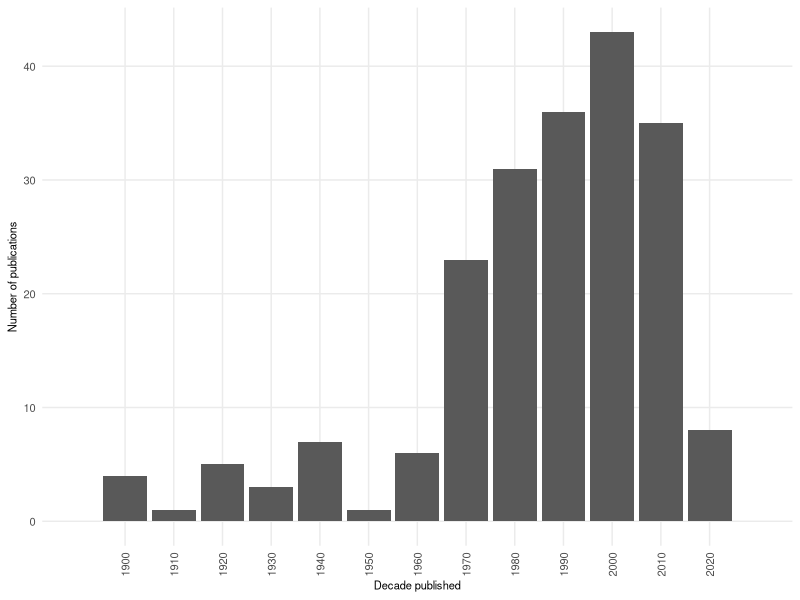
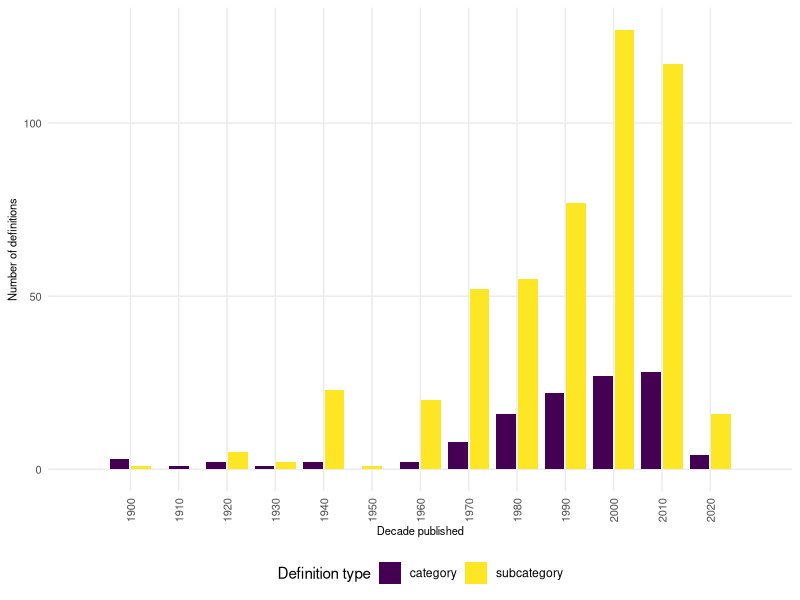
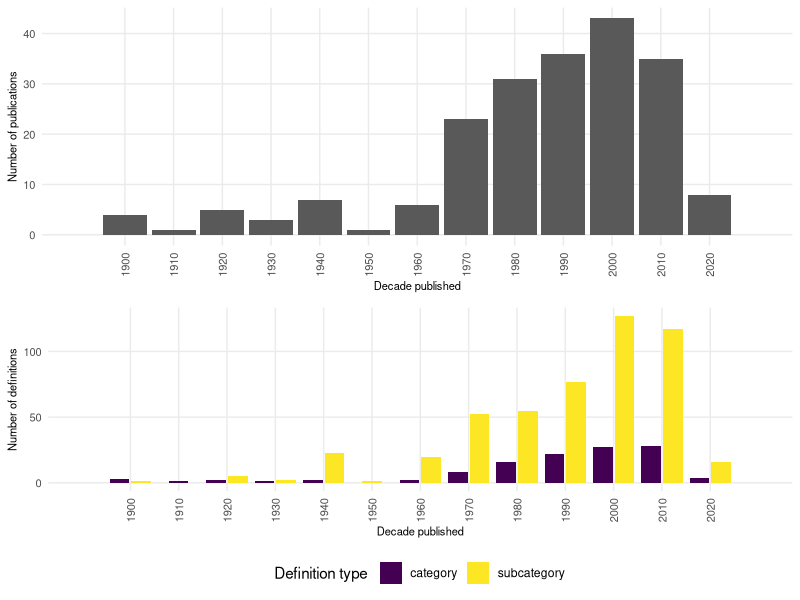

These figures' R source, in order: (Note: this script raises an error after producing the figures.)
# ARTICLE TITLE:  Core concept: defining cores in the archaeology of Indigenous Australia

# AUTHOR: Simon Wyatt-Spratt

# JOURNAL: Lithic Technology

# SCRIPT AUTHOR: Simon Wyatt-Spratt

# SCRIPT CONTACT: simon.wyatt-spratt@sydney.edu.au

# LAST EDITED: 16/01/2024

# ABSTRACT
# One of the biggest impediments to the analysis of cores in the archaeology of Indigenous
# Australia is the slippery use of terminology. This impairs comparative analyses and 
# limits our ability to extrapolate meaningful information from our lithic analyses. This 
# situation has resulted from a history of poorly articulated theoretical frameworks. 
# These frameworks impact the way that archaeologists have interpreted the results of 
# lithic analysis, but more fundamentally how they practise lithic analysis. While there 
# has been some discussion and debate about the interpretative frameworks used to 
#interpret the results of lithic analysis, the theoretical underpinnings of lithic 
# analysis in Australia have only occasionally been interrogated. This has led to a 
# situation where the same terminology for basic concepts in lithic analysis is used 
# across Australia, but with different meanings depending on the archaeologist who is using
# it. The aim of this paper is to explore how the use of different theoretical frameworks 
# has resulted in 1) fundamentally different interpretations of the lithic record, and 2) 
# the same terminology for cores being used in subtly but significantly different ways.

# SYSTEM INFORMATION
# R version 4.3.2 (2023-10-31)
# Platform: x86_64-w64-mingw32/x64 (64-bit)
# Running under: Windows 10 x64 (build 19042.2965)

# ATTACHED BASE PACKAGES:
# [1] stats     graphics  grDevices utils     datasets 
# [6] methods   base  

# SCRIPT

# KNOWN ISSUES
# None.

# INSTALL AND ACTIVIATE PACKAGES

if(!require("cowplot")) install.packages('cowplot', repos ='http://cran.us.r-project.org') # cowplot 1.1.2
if(!require("egg")) install.packages('egg', repos ='http://cran.us.r-project.org') # egg 0.4.5
if(!require("ggpubr")) install.packages("ggpubr", repos = "http://cran.us.r-project.org") # ggpubr 0.6.0
if(!require("tidyverse")) install.packages("tidyverse", repos = "http://cran.us.r-project.org") # tidyverse 2.0.0
if(!require("viridis")) install.packages("viridis", repos = "http://cran.us.r-project.org") # viridis 0.6.4

library(cowplot)    # load cowplot package
library(egg)        # load egg package
library(ggpubr)     # load ggpubr package
library(tidyverse)  # load tidyverse package
library(viridis)    # load tidyverse package

# GET WORKING DIRECTORY
getwd() # show working directory

# IMPORT DATA

# import *.csv data
core.definitions      <- read.csv("data/core_definitions.csv", 
                                  header = TRUE)
# PREPARE DATA

core.definitions <- core.definitions %>% 
  mutate(decade = as.numeric(year) - as.numeric(year) %% 10) %>% # adds decades
  filter(source_type != "thesis_honours") %>% # removes sources that are Honours theses
  filter(!term %in% c("amorphous flaked piece", 
                      "block",
                      "flaked piece", 
                      "flaked piece A",
                      "flaked piece B",
                      "fragment",
                      "implement",
                      "na",
                      "waste")) # removes unwanted terms from dataset

dataset.australia           <- filter(core.definitions, region != "global") # removes non-Australian definitions from the dataset

dataset.australia.defined   <- filter(dataset.australia, defined == "yes")   # retains only sources with explicit definitions

dataset.australia.cites     <- filter(dataset.australia, defined == "cites") # retains only sources with cited definitions

dataset.australia.undefined <- filter(dataset.australia, defined == "no")   # retains only sources with undefined or uncited terms

dataset.category    <- filter(dataset.australia.defined, type == "category") %>% 
  filter(term %in% c("core",
                     "core or nucleus",
                     "coroid", 
                     "nucleus",
                     "objective piece")) # creates a dataset that exclusively has terms for core or semantically similar equivalent

dataset.subcategory <- filter(dataset.australia.defined, type == "subcategory") # creates a dataset that exclusively has subcategories of artefacts

dataset.cited       <- filter(core.definitions, definitions_cited != "na") %>%
  distinct(reference, decade, term, defined, definitions_cited, .keep_all = FALSE)

# ANALYSIS

n_distinct(dataset.australia$reference)           # number of unique references which refers to cores
n_distinct(dataset.australia.defined$reference)   # number of unique references with a core definition
n_distinct(dataset.australia.cites$reference)     # number of unique references with a definition is cited
n_distinct(dataset.australia.undefined$reference) # number of unique references where a core term is used but not defined

# FIGURE 1a.
# Number of sources published per decade on Indigenous Australian lithic technology, with either a 
# "core" category and subcategory definition.

australia.data         <- select(dataset.australia.defined, "decade", "reference") %>% 
  distinct(reference, decade, .keep_all = FALSE) # keeps only a single instance of each source

australia.count        <- australia.data %>% 
  count(decade, reference) %>% 
  rename(reference_count = n)

australia.count.total  <- australia.data %>% # count overall number of publications per decade
  count(decade) %>%
  rename(decade_count = n)

figure_1a <- ggplot(
  data = australia.count.total,
  aes(x = decade, y = decade_count)) +
  geom_col() +
  theme_minimal() +
  labs(x = "Decade published", y = "Number of publications", size = 8) +
  scale_x_continuous(limits = c(1890, 2030), 
                     breaks = c(1900, 1910, 1920, 1930, 1940, 1950, 1960, 1970, 
                                1980, 1990, 2000, 2010, 2020)) +
  theme(axis.title.x = element_text(size = 8),
        axis.text.x = element_text(angle = 90, size = 8, vjust = 0.5 ),
        axis.title.y = element_text(size = 8),
        axis.text.y = element_text(size = 8),
        panel.grid.minor = element_blank())
figure_1a

# FIGURE 1b.
# Number of definitions published per decade. Definitions were divided into categories and 
# subcategories.

data.type        <- select(dataset.australia.defined, "reference", "decade", "defined", "type") %>%
  filter(defined == "yes") %>%
  filter(type != "na") # filters out "na"

type.count       <- data.type %>% count(decade, type) %>% rename(type_count = n)

figure_1b <- ggplot(
  data = type.count,
  aes(x = decade, y = type_count, fill = type)) +
  geom_col(position = position_dodge2(preserve = "single")) +
  theme_minimal() +
  labs(x = "Decade published", y = "Number of definitions", fill = "Definition type", size = 8) +
  scale_x_continuous(limits = c(1890, 2030), 
                     breaks = c(1900, 1910, 1920, 1930, 1940, 1950, 1960, 1970,
                                1980, 1990, 2000, 2010, 2020)) +
  scale_fill_viridis(discrete = TRUE, labels=c("category", "subcategory")) +
  theme(axis.title.x = element_text(size = 8),
        axis.text.x = element_text(angle = 90, size = 8, vjust = 0.5 ),
        axis.title.y = element_text(size = 8),
        axis.text.y = element_text(size = 8),
        legend.position = "bottom",
        panel.grid.minor = element_blank())
figure_1b

figure_1  <- plot_grid(figure_1a, figure_1b, 
                       ncol = 1)
figure_1

ggsave2("results/figure_1.tiff",
        plot = figure_1, 
        scale = 1,
        width = 150,
        height = 150,
        units = c("mm"),
        dpi = 400)

# FIGURE 2.
# Materialist vs typological over time

term.mattyp  <- select(dataset.category, "decade", "materialist_typological")

count.mattyp <- term.mattyp %>% 
  count(decade, materialist_typological) %>% 
  rename(mattyp_count = n)

figure_2 <- ggplot(
  data = count.mattyp,
  aes(x = decade, y = mattyp_count, fill = materialist_typological)) +
  geom_col(position = position_dodge2(preserve = "single")) +
  theme_minimal() +
  labs(x = "Decade published", y = "Number of definitions", fill = "Definition Type", size = 12) +
  scale_fill_viridis(discrete = TRUE) +
  scale_x_continuous(limits = c(1890, 2030), 
                     breaks = c(1900, 1910, 1920, 1930, 1940, 1950, 1960, 1970,
                                1980, 1990, 2000, 2010, 2020)) +
  theme(axis.title.x = element_text(size = 10),
        axis.text.x = element_text(angle = 90, size = 9, vjust = 0.5 ),
        axis.title.y = element_text(size = 10),
        axis.text.y = element_text(size = 8),
        legend.position = "bottom",
        panel.grid.minor = element_blank())
figure_2

ggsave2("results/figure_2.tiff", 
        plot = figure_2, 
        scale = 1,
        width = 150,
        height = 75,
        units = ("mm"),
        dpi = 400)

# FIGURE 3.

# FIGURE 3a.
# Core category definition components per decade. Note that a definition could be composed of multiple 
# components. Only explicit components were included. No category definitions contained an emic or raw
# material component.

count.cat.emic          <- filter(dataset.category, emic_component %in% c("explicit","implicit")) %>% # filters out definitions with no emic component
  count(decade, emic_component, type) %>%
  rename(count = n) %>%
  mutate(component = if("explicit" %in% emic_component) "emic" else "na") %>%
  filter(emic_component == "explicit")

count.cat.functional    <- filter(dataset.category, functional_component %in% c("explicit","implicit")) %>% # filters out definitions with no functional component
  count(decade, functional_component, type) %>%
  rename(count = n) %>%
  mutate(component = if("explicit" %in% functional_component) "functional" else "na") %>%
  filter(functional_component == "explicit")

count.cat.morphological <- filter(dataset.category, morphological_component %in% c("explicit","implicit")) %>% # filters out definitions with no morphological component
  count(decade, morphological_component, type) %>%
  rename(count = n) %>%
  mutate(component = if("explicit" %in% morphological_component) "morphological" else "na") %>%
  filter(morphological_component == "explicit")

count.cat.rm            <- filter(dataset.category, raw_material_component %in% c("explicit","implicit")) %>% # filters out definitions with no raw material component
  count(decade, raw_material_component, type) %>%
  rename(count = n) %>%
  mutate(component = if("explicit" %in% raw_material_component) "raw material" else "na") %>%
  filter(raw_material_component == "explicit")

count.cat.technological <- filter(dataset.category, technological_component %in% c("explicit","implicit")) %>% # filters out definitions with no technological component
  count(decade, technological_component, type) %>%
  rename(count = n) %>%
  mutate(component = if("explicit" %in% technological_component) "technological" else "na") %>%
  filter(technological_component == "explicit")

count.cat.indcom        <- bind_rows(count.cat.emic, count.cat.functional, count.cat.morphological, 
                                     count.cat.rm, count.cat.technological) %>%
  select(decade, count, component)

figure_3a <- ggplot(
  data = count.cat.indcom,
  aes(x = decade, y = count, fill = component)) +
  geom_col(position = position_dodge2(preserve = "single")) +
  theme_minimal() +
  labs(x = "Decade published", y = "No. components", fill = "Component", size = 8) +
  scale_x_continuous(limits = c(1890, 2030), 
                     breaks = c(1900, 1910, 1920, 1930, 1940, 1950, 1960, 1970,
                                1980, 1990, 2000, 2010, 2020)) +
  scale_fill_viridis(discrete = TRUE) +
  theme(legend.position = "none",
        axis.title.x = element_text(size = 8),
        axis.text.x = element_text(angle = 90, size = 8, vjust = 0.5 ),
        axis.title.y = element_text(size = 8),
        axis.text.y = element_text(size = 8),
        panel.grid.minor = element_blank())
figure_3a

# FIGURE 3b.
# Core subcategory definition components per decade. Note that a definition could be  composed of 
# multiple components. Only explicit components were included. No subcategory definitions contained an
# emic component.

count.sub.emic          <- filter(dataset.subcategory, emic_component %in% 
                                    c("explicit", "implicit")) %>% # filters out definitions with no emic component
  count(decade, emic_component, type) %>%
  rename(count = n) %>%
  mutate(component = if("explicit" %in% emic_component) "emic" else "na") %>%
  filter(emic_component == "explicit")

count.sub.functional    <- filter(dataset.subcategory, functional_component %in% 
                                    c("explicit", "implicit")) %>% # filters out definitions with no functional component
  count(decade, functional_component, type) %>%
  rename(count = n) %>%
  mutate(component = if("explicit" %in% functional_component) "functional" else "na") %>%
  filter(functional_component == "explicit")

count.sub.morphological <- filter(dataset.subcategory, morphological_component %in% 
                                    c("explicit", "implicit")) %>% # filters out definitions with no morphological component
  count(decade, morphological_component, type) %>%
  rename(count = n) %>%
  mutate(component = if("explicit" %in% morphological_component) "morphological" else "na") %>%
  filter(morphological_component == "explicit")

count.sub.rm            <- filter(dataset.subcategory, raw_material_component %in% 
                                    c("explicit","implicit")) %>% # filters out definitions with no raw material component
  count(decade, raw_material_component, type) %>%
  rename(count = n) %>%
  mutate(component = if("explicit" %in% raw_material_component) "raw material" else "na") %>%
  filter(raw_material_component == "explicit")

count.sub.technological <- filter(dataset.subcategory, technological_component %in% 
                                    c("explicit","implicit")) %>% # filters out definitions with no technological component
  count(decade, technological_component, type) %>%
  rename(count = n) %>%
  mutate(component = if("explicit" %in% technological_component) "technological" else "na") %>%
  filter(technological_component == "explicit")

count.sub.indcom        <- bind_rows(count.sub.emic, count.sub.functional, count.sub.morphological, 
                                     count.sub.rm, count.sub.technological) %>%
  select(decade, count, component)

figure_3b <- ggplot(
  data = count.sub.indcom,
  aes(x = decade, y = count, fill = component)) +
  geom_col(position = position_dodge2(preserve = "single")) +
  theme_minimal() +
  labs(x = "Decade published", y = "No. components", size = 8) +
  scale_x_continuous(limits = c(1890, 2030), 
                     breaks = c(1900, 1910, 1920, 1930, 1940, 1950, 1960, 1970,
                                1980, 1990, 2000, 2010, 2020)) +
  scale_fill_viridis(discrete = TRUE) +
  theme(legend.position = "none",
        axis.title.x = element_text(size = 8),
        axis.text.x = element_text(angle = 90, size = 8, vjust = 0.5 ),
        axis.title.y = element_text(size = 8),
        axis.text.y = element_text(size = 8),
        panel.grid.minor = element_blank())
figure_3b

figure_3 <- ggarrange(figure_3a, figure_3b,
                      ncol = 1,
                      common.legend = TRUE, 
                      legend = "bottom")
figure_3

ggsave2("results/figure_3.tiff", 
        plot = figure_3, 
        scale = 1,
        width = 150,
        height = 150,
        units = c("mm"),
        dpi = 400)

# TABLE 1.
# Unique sources divided by publication type. Sources had to contain an explicit definition of a core
# category or subcategory.

n_distinct(dataset.australia.defined$reference) # number of unique references in dataset

data.source      <- select(dataset.australia.defined, "reference", "decade", "source_type") %>% 
  distinct(reference, source_type, .keep_all = FALSE)

count.source     <- data.source %>% 
  count(source_type) %>% 
  rename(source_count = n) %>%
  arrange(desc(source_count))

write.csv(count.source, "results/core_concept_table1.csv", row.names = TRUE)

# TABLE 2. 
# Commonly defined categories of cores in the analysis of Indigenous Australian lithic technology.

n_distinct(dataset.category$reference)  # number of unique references in category dataset
n_distinct(dataset.category$definition) # number of unique definitions in category dataset

count.category <- dataset.category %>% 
  count(term) %>%
  rename(cat_count = n) %>%
  arrange(desc(cat_count))

write.csv(count.category, "results/core_concept_table2.csv", row.names = TRUE)

# TABLE 3. 
# Table 3. Commonly defined subcategories of cores in the analysis of Indigenous Australian lithic 
# technology. All terms with ≥10 occurrences are shown. Terms have been slightly standardised. This was 
# done to ensure consistent spellings and punctuation (e.g. multi-platform and multiplatform), rather
# than to group similar but different terms (e.g. multiple platform core and multiplatform core).

term.sub  <- select(dataset.subcategory, "reference", "decade", "term", "definition") %>% 
  mutate(term = str_replace_all(term, "\\*|\\(|\\)", "")) %>%
  mutate(term = str_replace_all(term, "bi-", "bi")) %>%
  mutate(term = str_replace_all(term, "core-tool", "core tool")) %>%
  mutate(term = str_replace_all(term, "core-", "core")) %>%
  mutate(term = str_replace_all(term, "flake that has been used as a core", "flake core")) %>%
  mutate(term = str_replace_all(term, "horsehoof core subtype 1b", "horsehoof core")) %>% 
  mutate(term = str_replace_all(term, "multi-", "multi")) %>%
  mutate(term = str_replace_all(term, "single-platform", "single platform")) %>%
  mutate(term = str_replace_all(term, "uni-", "uni")) %>%
  mutate(term = str_replace_all(term, "utilized", "utilised"))

n_distinct(term.sub$reference)  # number of unique references in subcategory dataset
n_distinct(term.sub$definition) # number of unique definitions in subcategory dataset

count.subcategory <- term.sub %>% 
  count(term) %>%
  rename(sub_count = n) %>%
  arrange(desc(sub_count))

write.csv(count.subcategory, "results/core_concept_table3.csv", row.names = TRUE)

# TABLE 4.
# Combination of definition components across the category dataset.

count.component.cat <- dataset.category %>% count(pick(contains("component")), sort = TRUE) %>%
  mutate(percentage = n/sum(n))
write.csv(count.component.cat , "results/core_concept_table4.csv", row.names = TRUE)

# TABLE 5.
# Combination of definition components across the subcategory dataset.

count.component.sub <- dataset.subcategory %>% count(pick(contains("component")), sort = TRUE) %>%
  mutate(percentage = n/sum(n))
write.csv(count.component.sub , "results/core_concept_table5.csv", row.names = TRUE)
